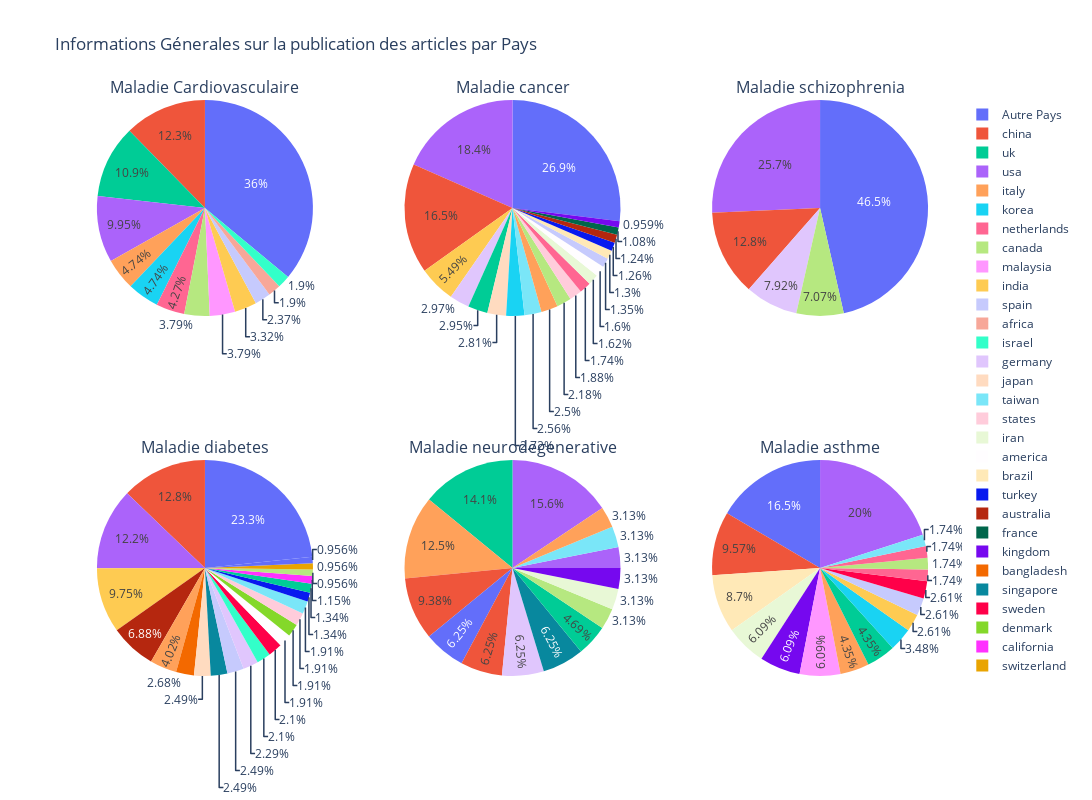

The cell this chart's notebook holds for it:
### Code cell
fig_p = make_subplots(2, 3, specs=[[{'type':'domain'},  {'type':'domain'},  {'type':'domain'}],
                                   [ {'type':'domain'}, {'type':'domain'}, {'type':'domain'}]],
                    subplot_titles=['Maladie Cardiovasculaire','Maladie cancer','Maladie schizophrenia',
                                    'Maladie diabetes','Maladie neurodegenerative','Maladie asthme',])


fig_p.add_trace(go.Pie(labels=l1.index, values=l1.values), 1, 1)
fig_p.add_trace(go.Pie(labels=l2.index, values=l2.values), 1, 2)

fig_p.add_trace(go.Pie(labels=l3.index, values=l3.values), 1, 3)
fig_p.add_trace(go.Pie(labels=l4.index, values=l4.values), 2, 1)

fig_p.add_trace(go.Pie(labels=l5.index, values=l5.values), 2, 2)
fig_p.add_trace(go.Pie(labels=l6.index, values=l6.values), 2, 3)

fig_p.update_layout(title_text='Informations Génerales sur la publication des articles par Pays ')
fig_p.update_yaxes(automargin=True)
fig_p['layout'].update(width=1200, height=800, autosize=True)
fig_p.show()

### Figure 1 — Plotly figure (JSON) as saved in the notebook; plotly's stock layout.template omitted (floating-point values rounded to 4 significant figures)
{"data": [{"domain": {"x": [0, 0.2889], "y": [0.625, 1]}, "labels": ["Autre Pays", "africa", "canada", "china", "india", "israel", "italy", "korea", "malaysia", "netherlands", "spain", "uk", "usa"], "type": "pie", "values": [76, 4, 8, 26, 7, 4, 10, 10, 8, 9, 5, 23, 21]}, {"domain": {"x": [0.3556, 0.6444], "y": [0.625, 1]}, "labels": ["Autre Pays", "america", "australia", "brazil", "canada", "china", "france", "germany", "india", "iran", "italy", "japan", "kingdom", "korea", "netherlands", "spain", "states", "taiwan", "turkey", "uk", "usa"], "type": "pie", "values": [1517, 90, 70, 73, 123, 927, 61, 167, 309, 91, 141, 158, 54, 153, 98, 76, 106, 144, 71, 166, 1035]}, {"domain": {"x": [0.7111, 1], "y": [0.625, 1]}, "labels": ["Autre Pays", "canada", "china", "germany", "usa"], "type": "pie", "values": [217, 33, 60, 37, 120]}, {"domain": {"x": [0, 0.2889], "y": [0, 0.375]}, "labels": ["Autre Pays", "america", "australia", "bangladesh", "california", "canada", "china", "denmark", "germany", "india", "israel", "italy", "japan", "singapore", "spain", "states", "sweden", "switzerland", "taiwan", "thessaloniki", "turkey", "uk", "usa"], "type": "pie", "values": [122, 10, 36, 14, 6, 5, 67, 10, 12, 51, 11, 21, 13, 13, 13, 10, 11, 5, 10, 5, 7, 7, 64]}, {"domain": {"x": [0.3556, 0.6444], "y": [0, 0.375]}, "labels": ["Autre Pays", "cambridge", "canada", "china", "germany", "greece", "iran", "italy", "kingdom", "portugal", "singapore", "taiwan", "thailand", "uk", "usa"], "type": "pie", "values": [4, 4, 2, 6, 4, 3, 2, 8, 2, 2, 4, 2, 2, 9, 10]}, {"domain": {"x": [0.7111, 1], "y": [0, 0.375]}, "labels": ["Autre Pays", "belgium", "brazil", "china", "india", "iran", "italy", "kingdom", "malawi", "malaysia", "netherlands", "pennsylvania", "spain", "sweden", "taiwan", "uk", "usa"], "type": "pie", "values": [19, 2, 10, 11, 3, 7, 5, 7, 2, 7, 2, 4, 3, 3, 2, 5, 23]}], "layout": {"annotations": [{"font": {"size": 16}, "showarrow": false, "text": "Maladie Cardiovasculaire", "x": 0.1444, "xanchor": "center", "xref": "paper", "y": 1, "yanchor": "bottom", "yref": "paper"}, {"font": {"size": 16}, "showarrow": false, "text": "Maladie cancer", "x": 0.5, "xanchor": "center", "xref": "paper", "y": 1, "yanchor": "bottom", "yref": "paper"}, {"font": {"size": 16}, "showarrow": false, "text": "Maladie schizophrenia", "x": 0.8556, "xanchor": "center", "xref": "paper", "y": 1, "yanchor": "bottom", "yref": "paper"}, {"font": {"size": 16}, "showarrow": false, "text": "Maladie diabetes", "x": 0.1444, "xanchor": "center", "xref": "paper", "y": 0.375, "yanchor": "bottom", "yref": "paper"}, {"font": {"size": 16}, "showarrow": false, "text": "Maladie neurodegenerative", "x": 0.5, "xanchor": "center", "xref": "paper", "y": 0.375, "yanchor": "bottom", "yref": "paper"}, {"font": {"size": 16}, "showarrow": false, "text": "Maladie asthme", "x": 0.8556, "xanchor": "center", "xref": "paper", "y": 0.375, "yanchor": "bottom", "yref": "paper"}], "autosize": true, "height": 800, "title": {"text": "Informations Génerales sur la publication des articles par Pays "}, "width": 1200, "yaxis": {"automargin": true}}}
